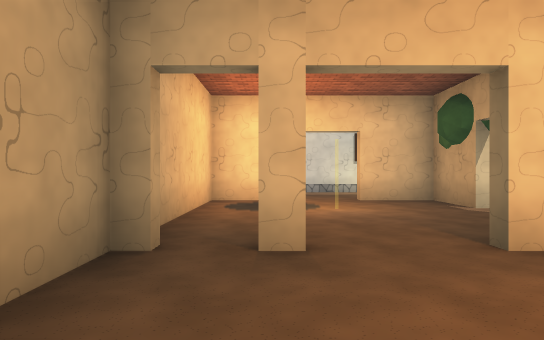
view 1 (above)

22 first-person views from a walk through a Unity game level. The camera is 1.2 m above the floor, looks level and sees 70° across. The floor is counted in squares, 2 m on a side. Each view is taken from the middle of a square. On the plan, view 1 faces up. The plan holds only what a view shows up to about 11 squares ahead; the rest is blank. The place goes on beyond the plan.

view 2
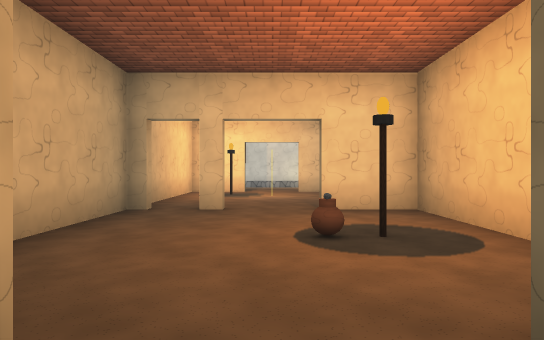

view 3
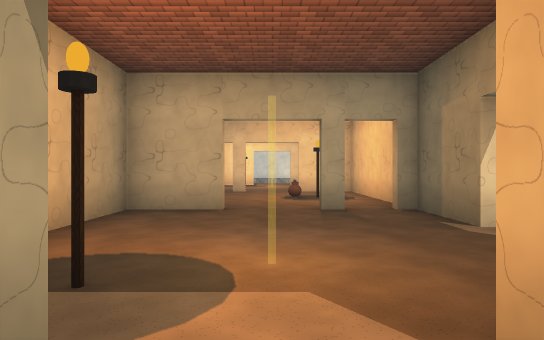

view 4
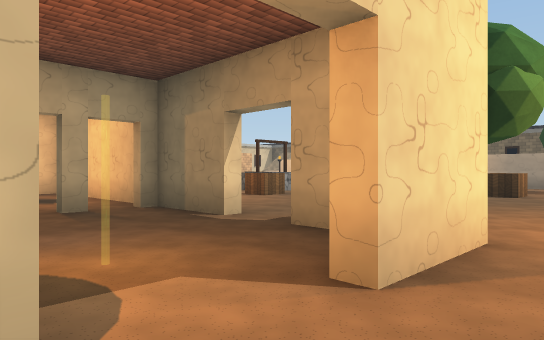

view 5
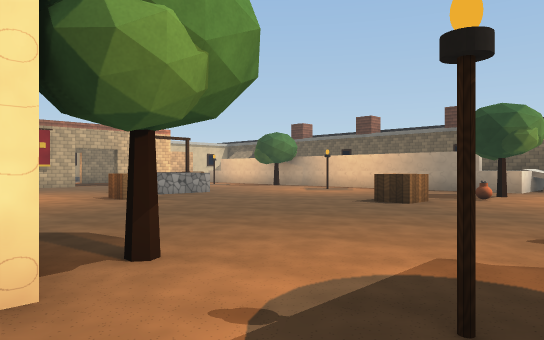

view 6
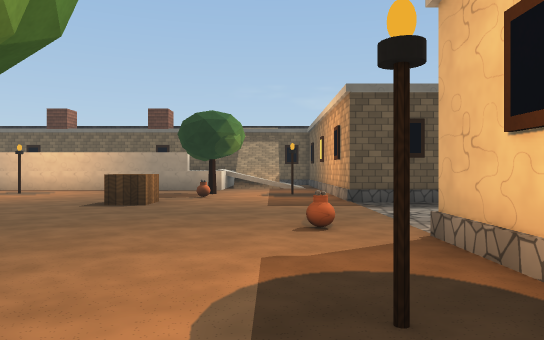

view 7
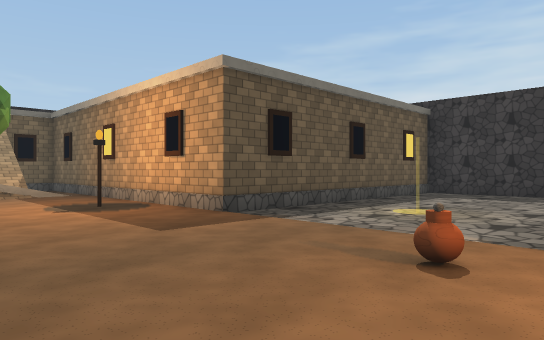

view 8
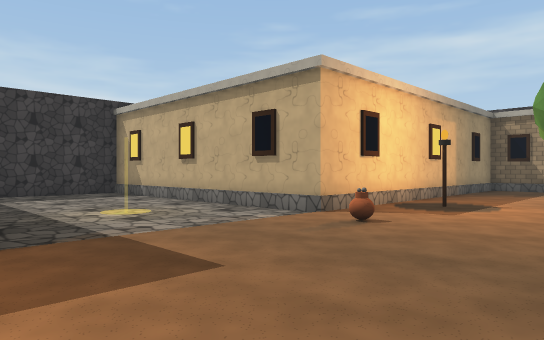

view 9
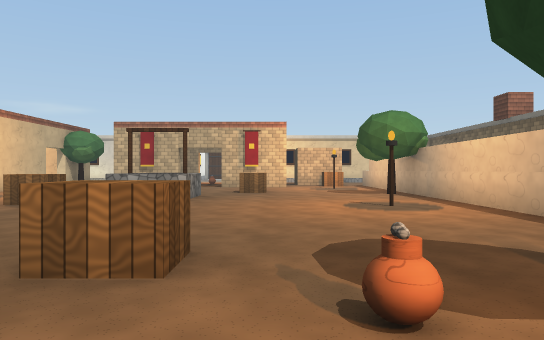

view 10
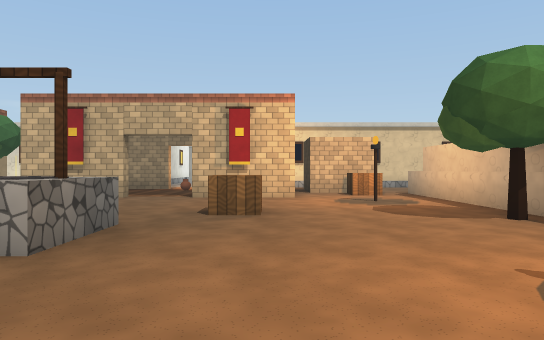

view 11
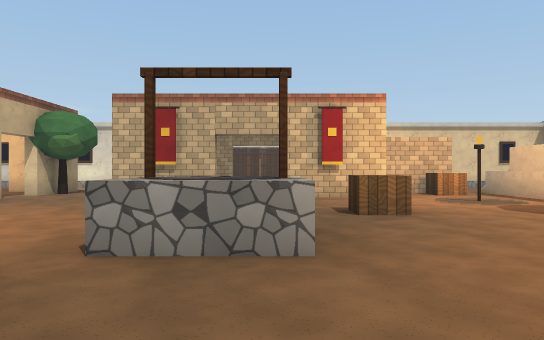

view 12
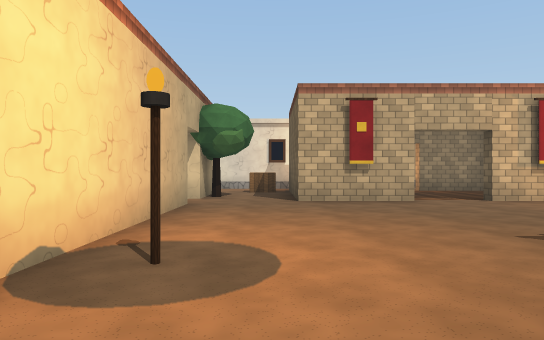

view 13
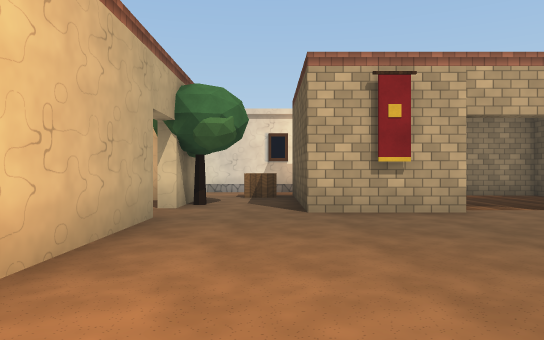

view 14
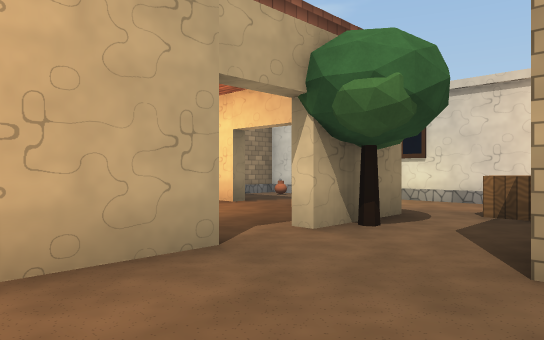

view 15
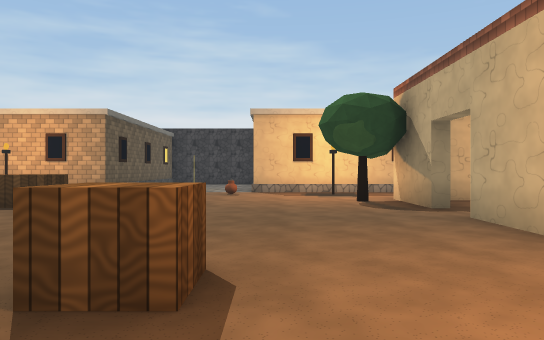

view 16
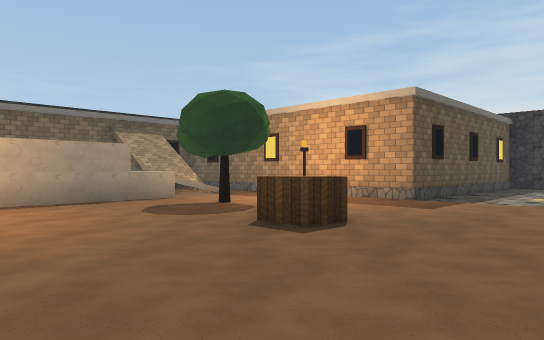

view 17
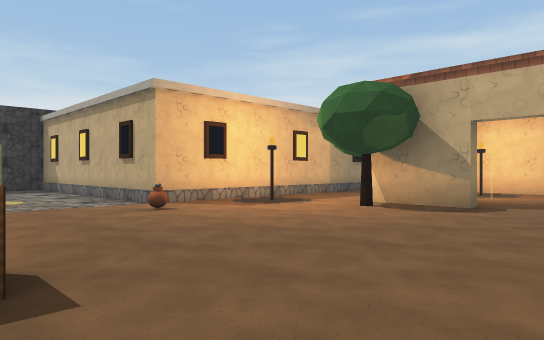

view 18
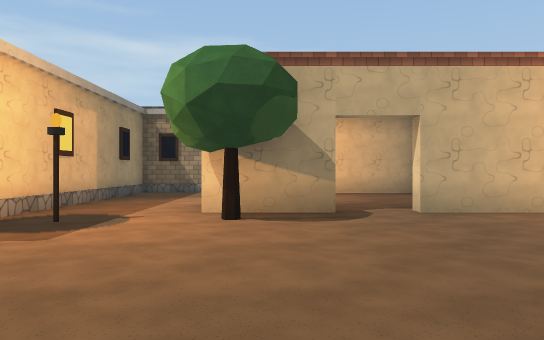

view 19
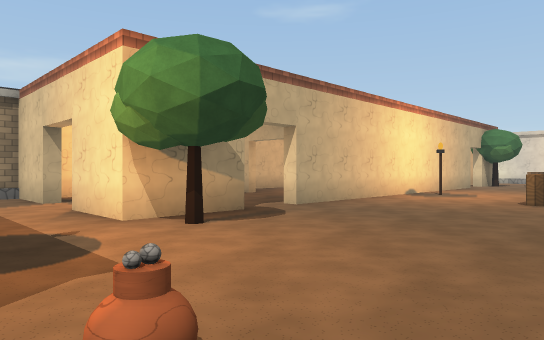

view 20
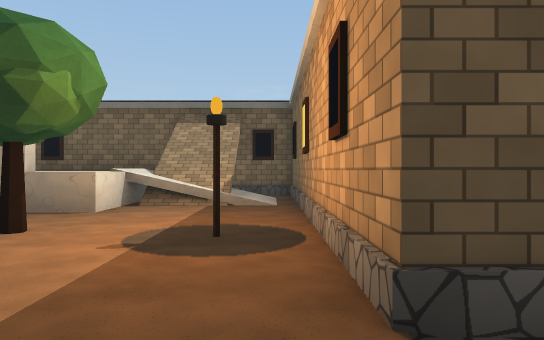

view 21
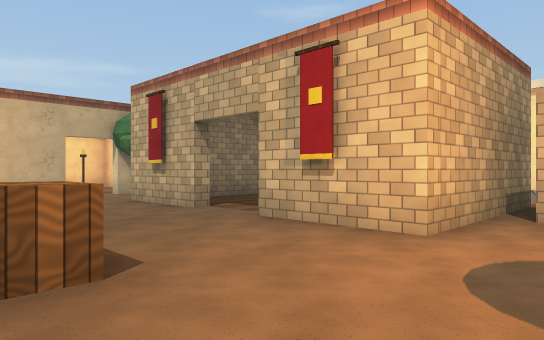

view 22
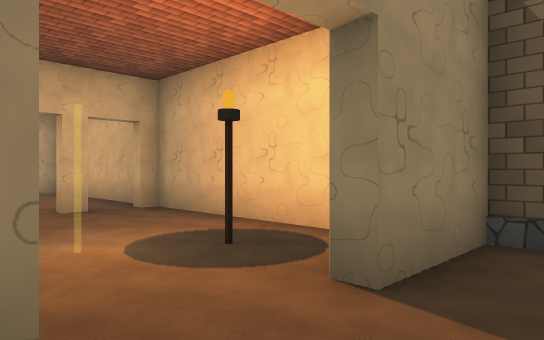

### Floor plan
Key: @ floor where view 1 was taken; # wall or solid block; x gap in a wall; . main floor; : floor 1.25 m higher than the main floor; / step, stairs or slope; ^ raised ledge; O other object.
Columns run from 2 left of view 1 to 19 right of it. Each row starts with its distance up from view 1.
 13                     O
 12                     O
 11 #########    #      O
 10 #.O.O...O    O
  9 #......O#  ..#
  8 ###.##..#....##
  7 #.O..#O.#....##O.
  6 #.. .x..##..##..#
  5 #....x.........O.^
  4 #....#...........^
  3 ###.##......O....^
  2 #....#..........OO
  1 #...O#O...OO.....#
  0 #.@..#O...OO.....^
 -1  ....#...O.....O.^
 -2 ###.##...........^
 -3 #....#...........^   #
 -4 #....x...........^   #
 -5 #.. .x......O....^:  #
 -6 #.O..#.........O.::: #
 -7 ###.##O...........// #
 -8 #.....OO......OO..// #
 -9 #.....OO......OO..//.#
-10 ########O....OOO##OO##
-11        ##....#
-12         #....#
-13         #....#
-14         #....#
-15         #....#
-16         #....#
-17         ######

Positions as (right, up) in squares from view 1, and headings:
1: (0, 0), facing up
2: (1, -3), facing up
3: (1, -8), facing up
4: (0, -8), facing up-right
5: (3, -9), facing up-right
6: (3, -8), facing right
7: (6, -6), facing down-right
8: (11, -6), facing down-left
9: (11, -8), facing up
10: (11, -3), facing up
11: (9, -3), facing up
12: (5, -2), facing up
13: (5, 0), facing up
14: (6, 3), facing up-left
15: (6, 1), facing down
16: (7, -2), facing down-right
17: (10, -3), facing down-left
18: (9, -6), facing left
19: (8, -9), facing up-left
20: (9, -9), facing right
21: (13, 2), facing up-left
22: (2, 9), facing down-left
